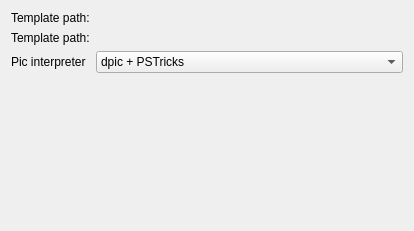
<?xml version="1.0" encoding="UTF-8"?>
<ui version="4.0">
 <class>CircuitMacrosSettingsBase</class>
 <widget class="QWidget" name="CircuitMacrosSettingsBase">
  <property name="geometry">
   <rect>
    <x>0</x>
    <y>0</y>
    <width>414</width>
    <height>231</height>
   </rect>
  </property>
  <layout class="QFormLayout" name="formLayout">
   <item row="0" column="0">
    <widget class="QLabel" name="lbl_template">
     <property name="text">
      <string>Template path:</string>
     </property>
    </widget>
   </item>
   <item row="0" column="1">
    <widget class="KUrlRequester" name="kcfg_templateurl"/>
   </item>
   <item row="1" column="0">
    <widget class="QLabel" name="lbl_tikztemplate">
     <property name="text">
      <string>Template path:</string>
     </property>
    </widget>
   </item>
   <item row="1" column="1">
    <widget class="KUrlRequester" name="kcfg_tikztemplateurl"/>
   </item>
   <item row="2" column="0">
    <widget class="QLabel" name="label_4">
     <property name="text">
      <string>Pic interpreter</string>
     </property>
    </widget>
   </item>
   <item row="2" column="1">
    <widget class="KComboBox" name="kcfg_PicInterpreter">
     <item>
      <property name="text">
       <string>dpic + PSTricks</string>
      </property>
     </item>
     <item>
      <property name="text">
       <string>dpic + TikZ</string>
      </property>
     </item>
     <item>
      <property name="text">
       <string>gpic</string>
      </property>
     </item>
    </widget>
   </item>
  </layout>
 </widget>
 <customwidgets>
  <customwidget>
   <class>KUrlRequester</class>
   <extends>QFrame</extends>
   <header>kurlrequester.h</header>
  </customwidget>
  <customwidget>
   <class>KComboBox</class>
   <extends>QComboBox</extends>
   <header>kcombobox.h</header>
  </customwidget>
 </customwidgets>
 <resources/>
 <connections/>
</ui>
